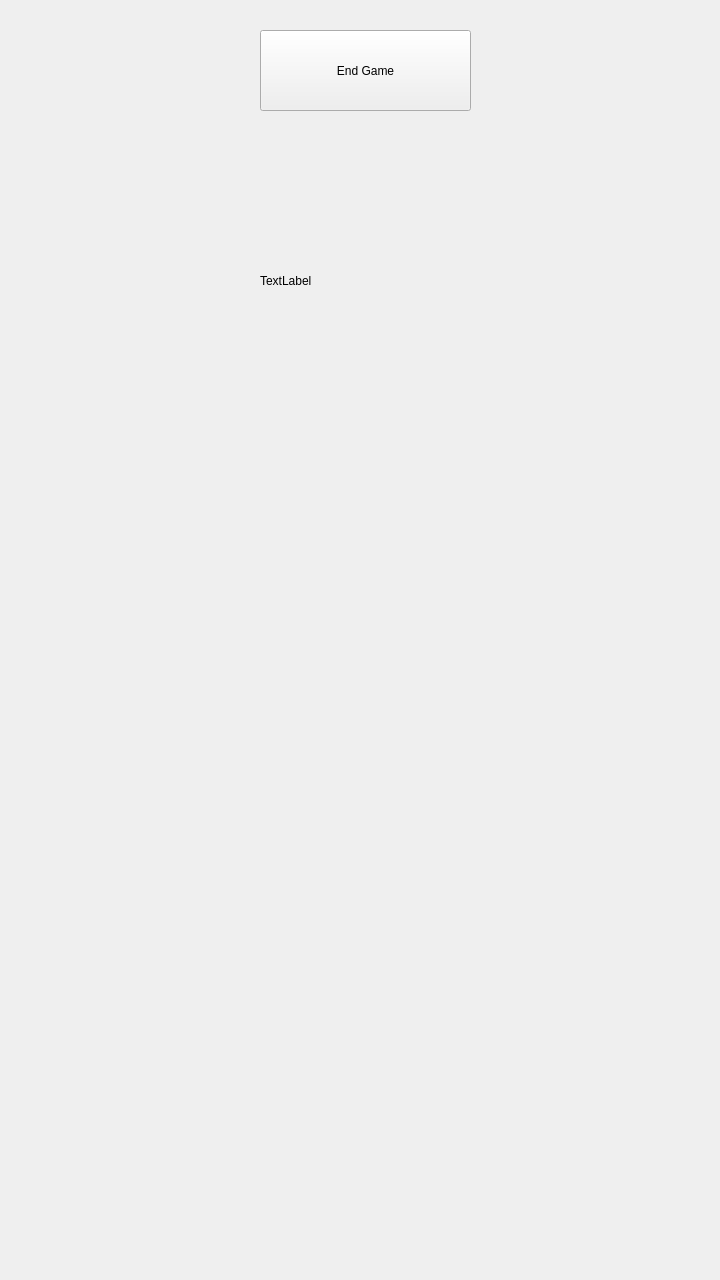
<?xml version="1.0" encoding="UTF-8"?>
<ui version="4.0">
 <class>GameView</class>
 <widget class="QWidget" name="GameView">
  <property name="geometry">
   <rect>
    <x>0</x>
    <y>0</y>
    <width>720</width>
    <height>1280</height>
   </rect>
  </property>
  <property name="windowTitle">
   <string>Form</string>
  </property>
  <widget class="QStackedWidget" name="stackedWidget">
   <property name="geometry">
    <rect>
     <x>0</x>
     <y>0</y>
     <width>720</width>
     <height>1280</height>
    </rect>
   </property>
   <widget class="QWidget" name="page">
    <widget class="QPushButton" name="endGameButton">
     <property name="geometry">
      <rect>
       <x>260</x>
       <y>30</y>
       <width>211</width>
       <height>81</height>
      </rect>
     </property>
     <property name="text">
      <string>End Game</string>
     </property>
    </widget>
    <widget class="QLabel" name="label">
     <property name="geometry">
      <rect>
       <x>260</x>
       <y>210</y>
       <width>211</width>
       <height>141</height>
      </rect>
     </property>
     <property name="text">
      <string>TextLabel</string>
     </property>
    </widget>
   </widget>
   <widget class="QWidget" name="page_2"/>
  </widget>
 </widget>
 <resources/>
 <connections/>
</ui>
